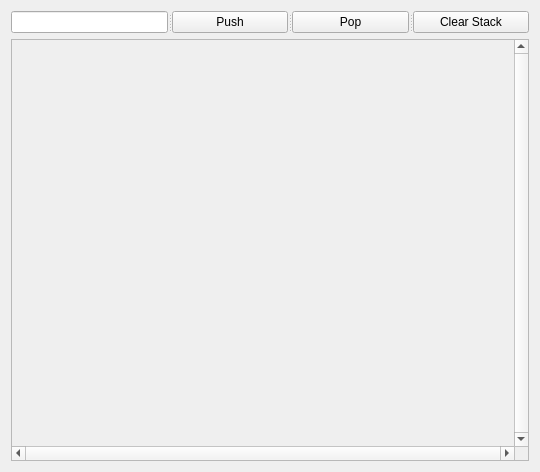
<?xml version="1.0" encoding="UTF-8"?>
<ui version="4.0">
 <class>QueueForm</class>
 <widget class="QWidget" name="QueueForm">
  <property name="geometry">
   <rect>
    <x>0</x>
    <y>0</y>
    <width>540</width>
    <height>472</height>
   </rect>
  </property>
  <property name="windowTitle">
   <string>Form</string>
  </property>
  <layout class="QGridLayout" name="gridLayout">
   <item row="0" column="0">
    <widget class="QSplitter" name="splitter">
     <property name="orientation">
      <enum>Qt::Horizontal</enum>
     </property>
     <widget class="QLineEdit" name="lineEdit"/>
     <widget class="QPushButton" name="pushButton_2">
      <property name="text">
       <string>Push</string>
      </property>
     </widget>
     <widget class="QPushButton" name="pushButton">
      <property name="text">
       <string>Pop</string>
      </property>
     </widget>
     <widget class="QPushButton" name="pushButton_3">
      <property name="text">
       <string>Clear Stack</string>
      </property>
     </widget>
    </widget>
   </item>
   <item row="1" column="0">
    <widget class="QScrollArea" name="scrollArea">
     <property name="verticalScrollBarPolicy">
      <enum>Qt::ScrollBarAlwaysOn</enum>
     </property>
     <property name="horizontalScrollBarPolicy">
      <enum>Qt::ScrollBarAlwaysOn</enum>
     </property>
     <property name="sizeAdjustPolicy">
      <enum>QAbstractScrollArea::AdjustToContents</enum>
     </property>
     <property name="widgetResizable">
      <bool>true</bool>
     </property>
     <widget class="QWidget" name="scrollAreaWidgetContents">
      <property name="geometry">
       <rect>
        <x>0</x>
        <y>0</y>
        <width>498</width>
        <height>388</height>
       </rect>
      </property>
      <layout class="QGridLayout" name="gridLayout_2">
       <item row="0" column="0">
        <widget class="QWidget" name="widget" native="true">
         <property name="sizePolicy">
          <sizepolicy hsizetype="Expanding" vsizetype="Expanding">
           <horstretch>0</horstretch>
           <verstretch>0</verstretch>
          </sizepolicy>
         </property>
         <layout class="QGridLayout" name="gridLayout_3"/>
        </widget>
       </item>
      </layout>
     </widget>
    </widget>
   </item>
  </layout>
 </widget>
 <resources/>
 <connections/>
</ui>
